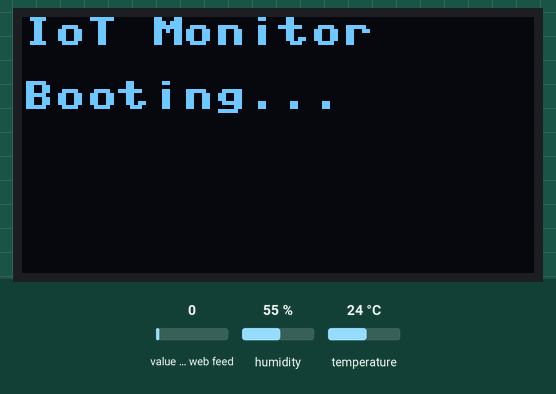
Recording of a program running on a simulated MicroPython board. Parts: 128×64 one-colour display. The test bench sets the inputs (shaded band); at power-on: value of the web feed 0, humidity 55 %, temperature 24 °C. Requests to the public web service named in the program get a made-up reply in its usual format after 0.4 s (London, UTC, broken clouds, 64 % humidity, 1013 hPa unless stated); what the program prints to the serial console is not drawn.

Above: at 0.1 s.
At 0.9 s:
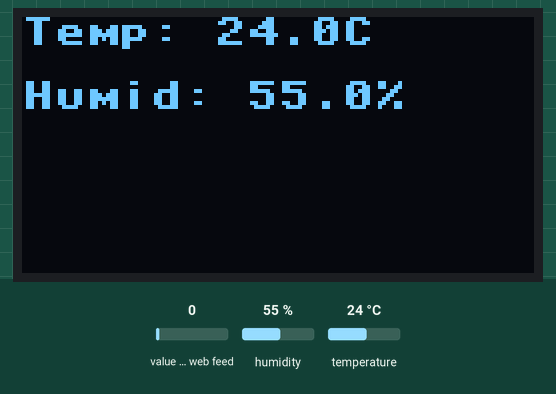

The program:

thing2.py
```python
import machine
import dht
import urequests
import time
import ujson
from machine import Pin, SoftI2C
import ssd1306

# Configuration
THINGSPEAK_API_KEY = "XTMQT1AW7RJ9UULS"
THINGSPEAK_WRITE_URL = "https://api.thingspeak.com/update"

THINGSPEAK_READ_API_KEY = "V4Z3DMIO8QRBB5N2"
THINGSPEAK_ALERTS_URL = "https://api.thingspeak.com/channels/2924688/feeds/last.json"

DHT_PIN = 4
CHECK_INTERVAL = 30

# Initialize hardware
dht_sensor = dht.DHT11(Pin(DHT_PIN))
i2c = SoftI2C(scl=Pin(9), sda=Pin(8))
oled = ssd1306.SSD1306_I2C(128, 64, i2c)

def read_sensor():
    try:
        dht_sensor.measure()
        temp = dht_sensor.temperature()
        humidity = dht_sensor.humidity()
        return temp, humidity
    except Exception as e:
        print("Sensor read error:", e)
        return None, None

def send_to_thingspeak(temp, humidity):
    try:
        url = f"{THINGSPEAK_WRITE_URL}?api_key={THINGSPEAK_API_KEY}&field1={temp}&field2={humidity}"
        response = urequests.get(url)
        print("ThingSpeak update:", response.text)
        response.close()
        return True
    except Exception as e:
        print("ThingSpeak send error:", e)
        return False

def get_thingspeak_alerts():
    try:
        url = f"{THINGSPEAK_ALERTS_URL}?api_key={THINGSPEAK_READ_API_KEY}"
        response = urequests.get(url)
        data = ujson.loads(response.text)
        response.close()
        alert = data.get('field3', None)
        return alert if alert and alert != "0" else None
    except Exception as e:
        print("ThingSpeak alert fetch error:", e)
        return None

def display_status(temp, humidity, alert=None):
    oled.fill(0)
    oled.text(f"Temp: {temp:.1f}C", 0, 0)
    oled.text(f"Humid: {humidity:.1f}%", 0, 16)
    if alert:
        oled.text("ALERT:", 0, 48)
        oled.text(alert[:16], 0, 56)
    oled.show()

def main():
    oled.fill(0)
    oled.text("IoT Monitor", 0, 0)
    oled.text("Booting...", 0, 16)
    oled.show()
    print("IoT Monitoring...")
    print("Booting...")

    while True:
        temp, humidity = read_sensor()
        if temp is None or humidity is None:
            print("Failed to read sensor data. Retrying...")
            time.sleep(2)
            continue

        send_success = send_to_thingspeak(temp, humidity)
        if send_success:
            alert = get_thingspeak_alerts()


        display_status(temp, humidity,alert)
        print(temp, humidity)
        print(alert)


        print(f"Waiting {CHECK_INTERVAL} seconds")
        time.sleep(CHECK_INTERVAL)

if __name__ == "__main__":
    main()
```
